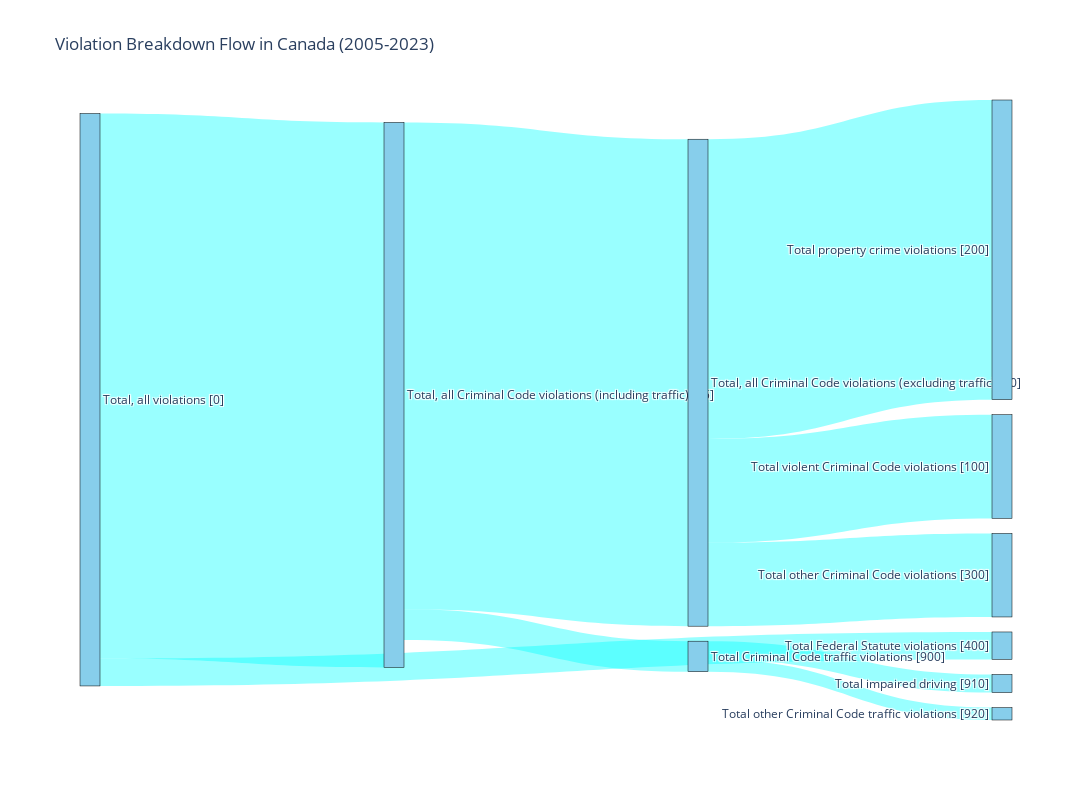

This figure's notebook cell:
### Code cell
# Labels for the Sankey diagram
labels = [
    "Total, all violations [0]",
    "Total, all Criminal Code violations (including traffic) [25]",
    "Total Federal Statute violations [400]",
    "Total, all Criminal Code violations (excluding traffic) [50]",
    "Total Criminal Code traffic violations [900]",
    "Total violent Criminal Code violations [100]",
    "Total property crime violations [200]",
    "Total other Criminal Code violations [300]",
    "Total impaired driving [910]",
    "Total other Criminal Code traffic violations [920]"
]

# Source and target indices for the Sankey diagram (which categories are flowing into which)
sources = [
    0,  # Total, all violations [0] -> Total, all Criminal Code violations (including traffic) [25]
    0,  # Total, all violations [0]-> Total Federal Statute violations [400]
    1,  # Total, all Criminal Code violations (including traffic) [25] -> Total, all Criminal Code violations (excluding traffic) [50]
    1,  # Total, all Criminal Code violations (including traffic) [25] -> Total Criminal Code traffic violations [900]
    3,  # Total, all Criminal Code violations (excluding traffic) [50] -> Total violent Criminal Code violations [100]
    3,  # Total, all Criminal Code violations (excluding traffic) [50] -> Total property crime violations [200]
    3,  # Total, all Criminal Code violations (excluding traffic) [50] -> Total other Criminal Code violations [300]
    4,  # Total Criminal Code traffic violations [900] -> Total impaired driving [910]
    4,  # Total Criminal Code traffic violations [900] -> Total other Criminal Code traffic violations [920]
]

# Target categories that these flows are going into
targets = [
    1,  # Total, all violations [0] -> Total, all Criminal Code violations (including traffic) [25]
    2,  # Total, all violations [0]-> Total Federal Statute violations [400]
    3,  # Total, all Criminal Code violations (including traffic) [25] -> Total, all Criminal Code violations (excluding traffic) [50]
    4,  # Total, all Criminal Code violations (including traffic) [25] -> Total Criminal Code traffic violations [900]
    5,  # Total, all Criminal Code violations (excluding traffic) [50] -> Total violent Criminal Code violations [100]
    6,  # Total, all Criminal Code violations (excluding traffic) [50] -> Total property crime violations [200]
    7,  # Total, all Criminal Code violations (excluding traffic) [50] -> Total other Criminal Code violations [300]
    8,  # Total Criminal Code traffic violations [900] -> Total impaired driving [910]
    9,  # Total Criminal Code traffic violations [900] -> Total other Criminal Code traffic violations [920]
]

# Values representing the size of each flow
values = [
    TotalViolationsValue,  # Total, all violations [0] -> Total, all Criminal Code violations (including traffic) [25]
    FederalStatuteValue,  # Total, all violations [0]-> Total Federal Statute violations [400]
    CriminalCodeValueExcludingTraffic,  # Total, all Criminal Code violations (including traffic) [25] -> Total, all Criminal Code violations (excluding traffic) [50]
    CriminalCodeTrafficValue,  # Total, all Criminal Code violations (including traffic) [25] -> Total Criminal Code traffic violations [900]
    ViolentCriminalCodeValue,  # Total, all Criminal Code violations (excluding traffic) [50] -> Total violent Criminal Code violations [100]
    PropertyCrimeValue,  # Total, all Criminal Code violations (excluding traffic) [50] -> Total property crime violations [200]
    OtherCriminalCodeValue,  # Total, all Criminal Code violations (excluding traffic) [50] -> Total other Criminal Code violations [300]
    ImpairedDrivingValue,  # Total Criminal Code traffic violations [900] -> Total impaired driving [910]
    OtherCriminalCodeTrafficValue  # Total Criminal Code traffic violations [900] -> Total other Criminal Code traffic violations [920]
]

# Create the Sankey diagram with vertical orientation
fig = go.Figure(go.Sankey(
    node=dict(
        pad=15,
        thickness=20,
        line=dict(color="black", width=0.5),
        label=labels,
        color="skyblue"
    ),
    link=dict(
        source=sources,
        target=targets,
        value=values,
        color="rgba(0, 255, 255, 0.4)"
    )
))

# Customize the layout for vertical view
fig.update_layout(
    title="Violation Breakdown Flow in Canada (2005-2023)",
    font=dict(size=12),
    width=1200,
    height=800,  # Adjusted height to fit the vertical view
    xaxis=dict(showgrid=False, zeroline=False),  # Hide x-axis gridlines for better view
    yaxis=dict(showgrid=False, zeroline=False),  # Hide y-axis gridlines for better view
)

# Show the Sankey diagram
fig.show()

### Figure 1 — Plotly figure (JSON) as saved in the notebook; plotly's stock layout.template omitted (floating-point values rounded to 4 significant figures)
{"data": [{"link": {"color": "rgba(0, 255, 255, 0.4)", "source": [0, 0, 1, 1, 3, 3, 3, 4, 4], "target": [1, 2, 3, 4, 5, 6, 7, 8, 9], "value": [44409279, 2237786, 39680568, 2490925, 8450906, 24421586, 6808076, 1480904, 1010021]}, "node": {"color": "skyblue", "label": ["Total, all violations [0]", "Total, all Criminal Code violations (including traffic) [25]", "Total Federal Statute violations [400]", "Total, all Criminal Code violations (excluding traffic) [50]", "Total Criminal Code traffic violations [900]", "Total violent Criminal Code violations [100]", "Total property crime violations [200]", "Total other Criminal Code violations [300]", "Total impaired driving [910]", "Total other Criminal Code traffic violations [920]"], "line": {"color": "black", "width": 0.5}, "pad": 15, "thickness": 20}, "type": "sankey"}], "layout": {"font": {"size": 12}, "height": 800, "title": {"text": "Violation Breakdown Flow in Canada (2005-2023)"}, "width": 1200, "xaxis": {"showgrid": false, "zeroline": false}, "yaxis": {"showgrid": false, "zeroline": false}}}
